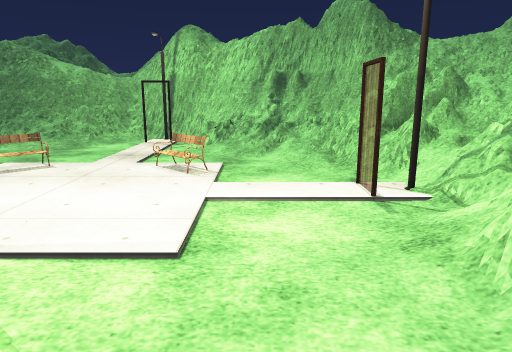
View 1 (above)

17 first-person views from a walk through a scene from a Unity 3-D project. The camera is 1.5 m above the floor, tilts 12° down and sees 70° across. The floor is counted in squares, 0.5 m on a side. Each view is taken from the middle of a square. On the plan, view 1 faces up. The plan holds only what a view shows up to about 20 squares ahead; the rest is blank. The place goes on beyond the plan. Door leaves are left out, so doorways stand open. Some surface patterns are stand-ins.

View 2
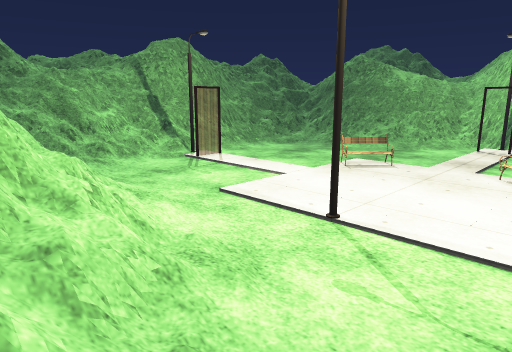

View 3
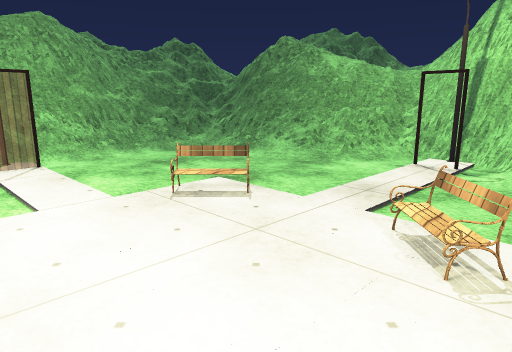

View 4
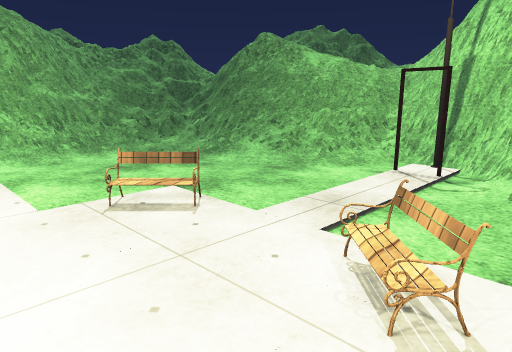

View 5
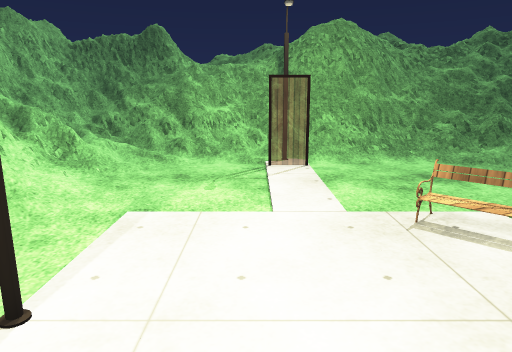

View 6
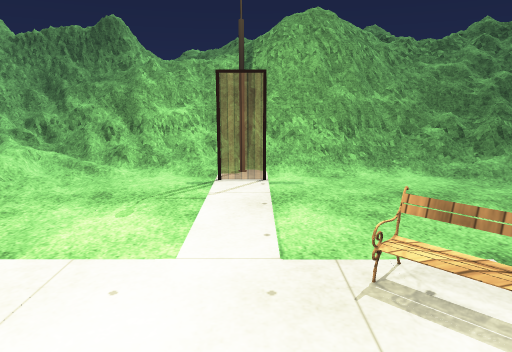

View 7
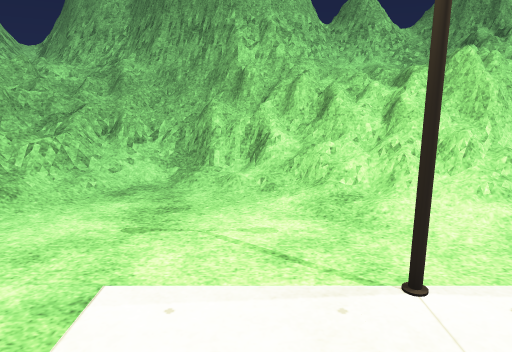

View 8
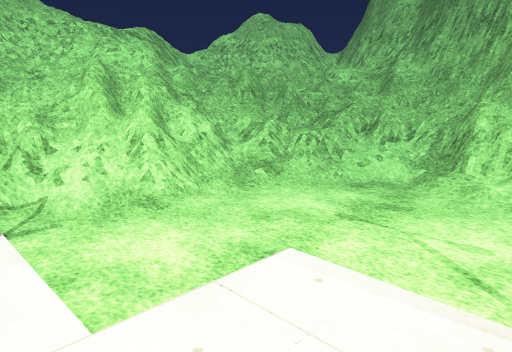

View 9
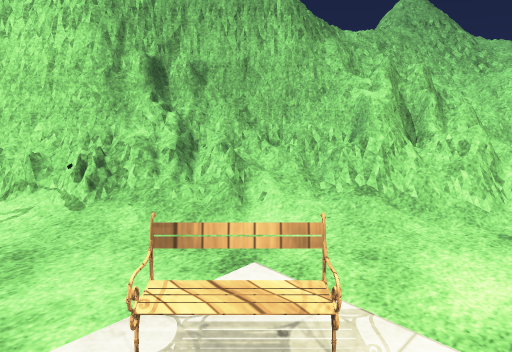

View 10
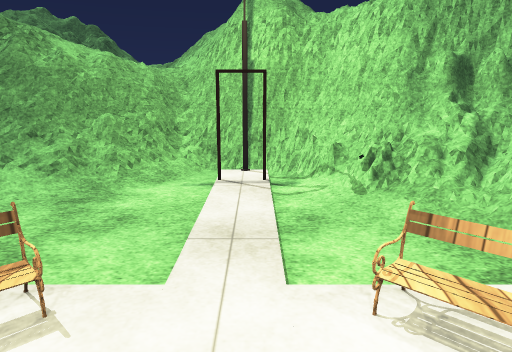

View 11
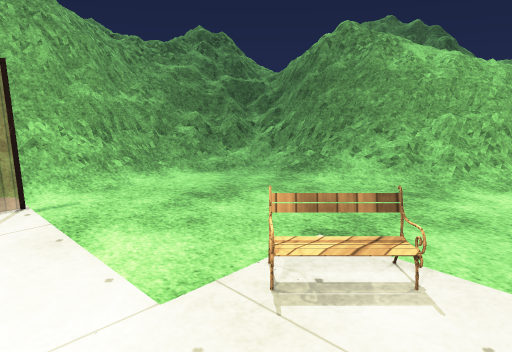

View 12
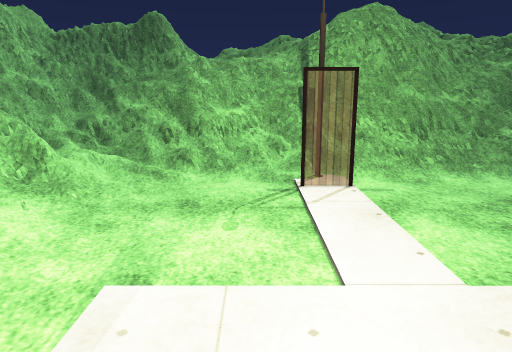

View 13
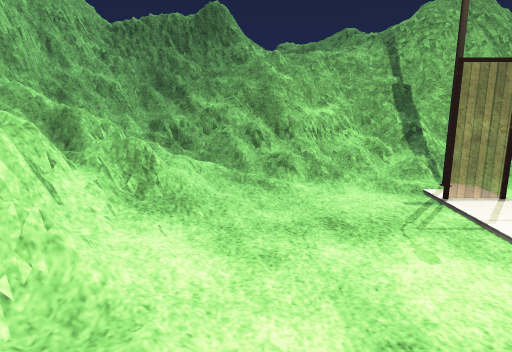

View 14
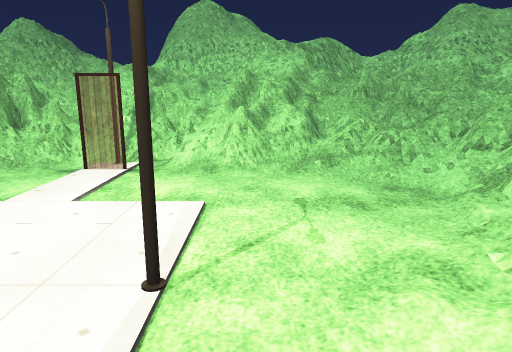

View 15
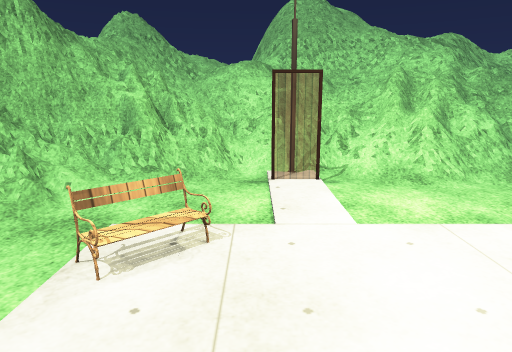

View 16
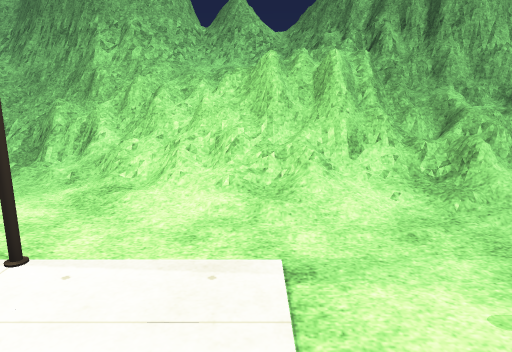

View 17
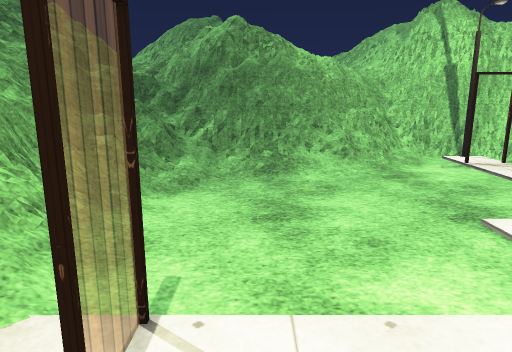

### Floor plan
Key: @ floor where view 1 was taken; # wall or solid block; . main floor; : floor 0.25 m higher than the main floor; + floor 0.5 m higher than the main floor; * floor 0.75 m higher than the main floor; % floor 1 m higher than the main floor; & floor 1.25 m higher than the main floor; / step, stairs or slope; D open door; = window, fence, low wall or low ledge; ^ raised ledge; B bench; S streetlight.
Columns run from 25 left of view 1 to 8 right of it. Each row starts with its distance up from view 1.
 29              ######
 28             ###^=######
 27           ####^=##==####
 26         ####^== ...S==#####
 25   ########^=*/:...DD.=^#######
 24   ##==##^=#///....DD.#===^^####
 23   #==*==#////.........:**===^##
 22  ##=%+::..............::**+*=^##
 21  ##=+::................:/:++*=####
 20  #=*/...................//+/+*=###
 19  #=#/....................////+####
 18  #^#/...................../::=####
 17  #=#/.......................:=##^#
 16  ###/..........B.....BB.....//+*=#
 15  ##*/.........B.......BB......:===
 14 ##=//..........................:+=
 13 ##=//..DD......................:+=
 12 #=#//##DD................... #S:+=
 11 #=+:/S##....................D#S:*=
 10 #=*:.......................DD#.:+=
  9 ==+:..........................//+=
  8 ^&+::.........................//*=
  7 #=%+:.............S..........: =##
  6 ##=+/:.......................:=^^#
  5 #^%//::....................../=^##
  4 #=%*/::::...::/............../#=##
  3 =&#+:+++::/://://:/........../==##
  2 ==%++*+%++/##/++/:::........//#==#
  1 =&%***=%*=====*%*++::......///====
  0 ========*==####^=**+://..@.//*=^##
 -1 ##^^=====######^^^#*+::/...#=%=###
 -2 ########^##   #####^===////===###
 -3       ####       ####===##====##
 -4                    ####^^=^==##
 -5                      ##########

Positions as (right, up) in squares from view 1, and headings:
1: (0, 0), facing up
2: (-1, -2), facing up-left
3: (-1, 8), facing up-left
4: (-1, 10), facing up-left
5: (-2, 10), facing left
6: (-5, 12), facing left
7: (-4, 12), facing down
8: (-6, 12), facing down-right
9: (-6, 12), facing up-right
10: (-6, 11), facing up
11: (-7, 10), facing up-left
12: (-6, 9), facing left
13: (-8, 5), facing left
14: (-12, 5), facing right
15: (-10, 13), facing right
16: (-11, 13), facing down
17: (-17, 8), facing up
